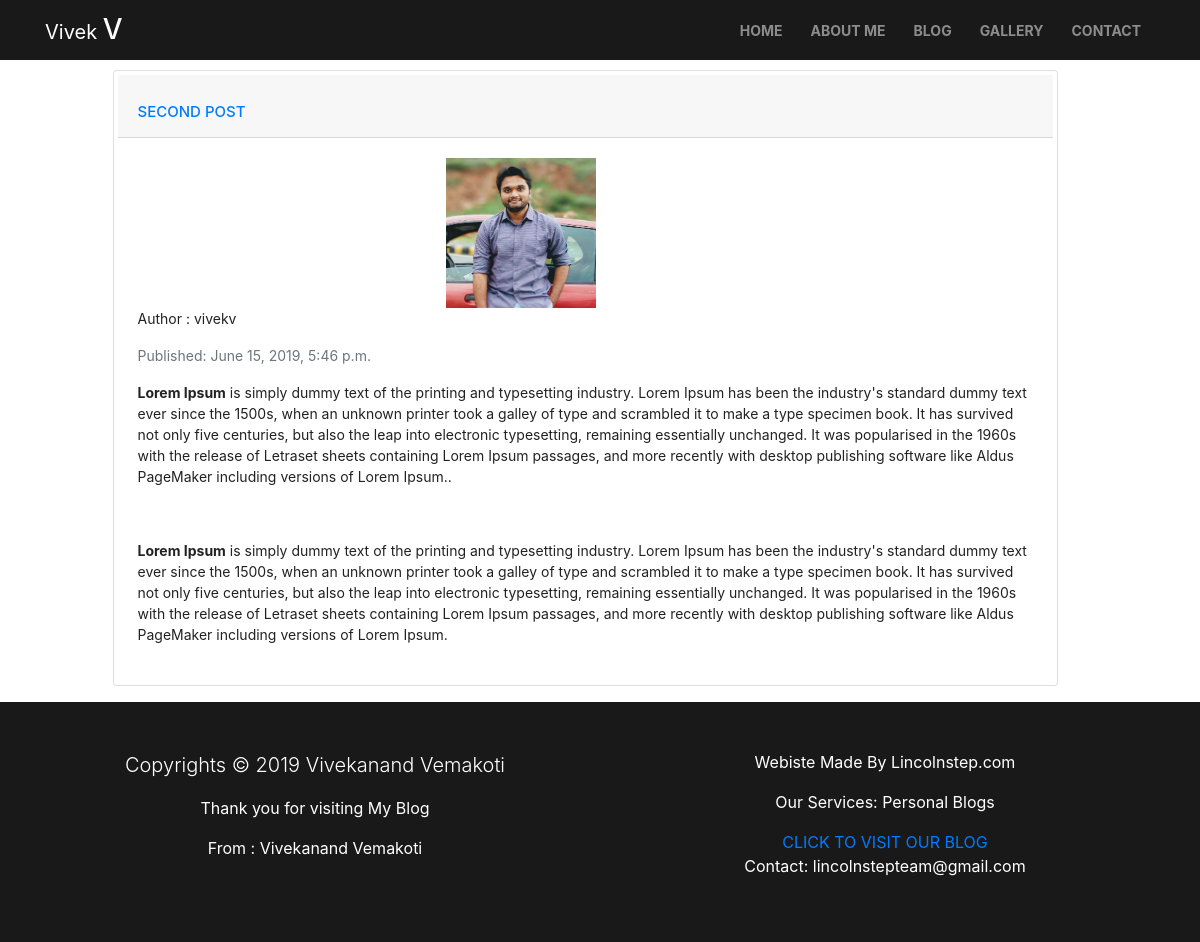
Screenshot of /post/9/ with the database file from the repository.
### blog/models.py (models this page shows, shortened)
class Post(models.Model):
    author = models.ForeignKey(settings.AUTH_USER_MODEL, on_delete=models.CASCADE)
    title = models.CharField(max_length=200)
    text = RichTextField()
    created_date = models.DateTimeField(default=timezone.now)
    published_date = models.DateTimeField(blank=True, null=True)
    image = models.ImageField(upload_to='profile_pics',validators=[FileExtensionValidator(['jpg','gif','png'])],blank=True)

### blog/views.py (the view)
# urls.py: path('post/<int:pk>/', views.post_detail, name='post_detail'),
def post_detail(request, pk):
    post = get_object_or_404(Post, pk=pk)
    return render(request, 'blog/post_detail.html', {'post': post})

### blog/templates/blog/post_detail.html (shortened to what this page needs)
{% extends 'blog/base.html' %}
{% block navbg %}fullblog-navbar{% endblock %}
{% block homenav %} {% url 'home' %} {% endblock %}
{% block aboutnav %} {% url 'about' %} {% endblock %}
{% block blognav %} {% url 'post_list' %} {% endblock %}
{% block gallerynav %} {% url 'post_list' %} {% endblock %}
{% block content %}
<div class="row container-fluid" style="margin-top:70px;">
            <div class="col-lg-1 col-md-1"></div>
            <div class="col-lg-10 col-md-10 col-sm-12 col-12">
                        <div class="card mb-3 myposts p-1 bg-white rounded">
                            <h2 class="card-header bheading"><a href="{% url 'post_detail' pk=post.pk %}">{{ post.title|safe }}</a></h2>
                            <div class="card-body">
                                <div class="row">
                                    <div class="col-lg-4 col-md-4 col-sm-4 col-4"></div>
                                    <div class="col-lg-4 col-md-4 col-sm-4 col-4">
                                        {% if post.image %}
                                            <img class="img-responsive" src="{{ post.image.url }}">
                                        {% endif %}
                                    </div>
                                    <div class="col-lg-4 col-md-4 col-sm-4 col-4"></div>
                                    <div class="col-lg-12 col-md-12 col-sm-12 col-12 read">
                                        <p class="text-lead">Author : {{ post.author }}</p>
                                        {% if post.published_date %}
                                        <p class="mb-1 text-muted">Published: {{ post.published_date }}</p>
                                        {% endif %}
                                        <p class="card-text">{{ post.text|safe }}</p>
                                    </div>
                                </div>
                            </div>
                        </div>
            </div>
            <div class="col-lg-1 col-md-1"></div>
            </div>
            {% endblock %}

### blog/static/css/style.css (style rules this page uses)
body { overflow-x: hidden; }
@media (min-width:200px) { body { overflow-x: hidden; } }
@media (min-width:200px) { .myposts p { font-size: 12px; padding: 0px 0px; } }
@media (min-width:200px) { .myposts img { margin-top: 30px; width: 60px; height: 60px; } }
@media (min-width:200px) { .myposts > .bheading a { font-size: 14px !important; } }
@media (min-width:200px) { .myposts p { font-size: 12px !important; color: #222222; } }
@media (min-width: 576px) { body { overflow-x: hidden; } }
@media (min-width: 576px) { .myposts img { margin-top: 40px; width: 100px; height: 100px; } }
@media (min-width: 576px) { .myposts > .bheading a { font-size: 14px !important; } }
@media (min-width: 576px) { .myposts p { font-size: 12px !important; color: #222222; } }
@media (min-width:768px) { body { overflow-x: hidden; } }
@media (min-width:768px) { .myposts img { margin-top: 50px; width: 100px; height: 100px; } }
@media (min-width:768px) { .myposts > .bheading a { font-size: 20px !important; } }
@media (min-width:768px) { .myposts p { font-size: 16px !important; } }
@media (min-width:992px) { body { overflow-x: hidden; } }
@media (min-width:992px) { .myposts img { width: 150px; height: 150px; } }
@media (min-width:992px) { .myposts > .bheading a { font-size: 20px !important; } }
@media (min-width:992px) { .myposts p { font-size: 16px !important; } }
@media (min-width:1200px) { body { overflow-x: hidden; } }
@media (min-width:1200px) { .myposts img { width: 150px; height: 150px; } }
@media (min-width:1200px) { .myposts img { margin-top: 0px; height: 150px; width: 150px; } }
@media (min-width:1200px) { .myposts > .bheading a { font-size: 15px !important; } }
@media (min-width:1200px) { .myposts p { font-size: 14px !important; } }

### rows the page displays
Post: title "SECOND POST", image (picture), author "vivekv", published_date "June 15, 2019, 5:46 p.m.", text "Lorem Ipsum is simply dummy text of the printing and typesetting industry. Lorem Ipsum has been the industry's standard dummy text ever since the 1500s, when an unknown printer took a galley of type and scrambled it to make a type specimen book. It has survived not only five centuries, but also the leap into electronic typesetting, remaining essentially unchanged. It was popularised in the 1960s with the release of Letraset sheets containing Lorem Ipsum passages, and more recently with desktop publishing software like Aldus PageMaker including versions of Lorem Ipsum.. Lorem Ipsum is simply dummy text of the printing and typesetting industry. Lorem Ipsum has been the industry's standard…"
